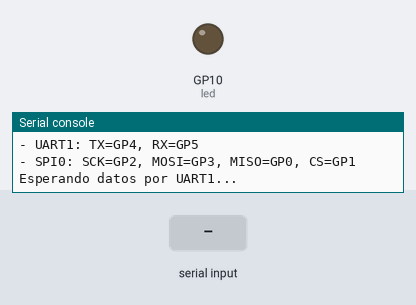
The program below on a simulated Raspberry Pi Pico running MicroPython. On the bench: output pins drawn as LEDs (lit = HIGH), the last lines printed to the serial console. Dashed ring = blinking. The inputs (shaded band) are chosen by the test bench. Files the program writes start out absent; the clock reads 2024-03-15 10:24:30 at power-on unless the program sets it.

Above: at 1.2 s.
1.3 s: "1\n" received over the second serial link
At 1.45 s:
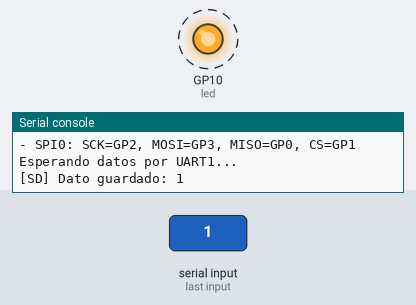
Timing chart, 0 to 4.3 s (numbered marks = the images above; inputs shaded):
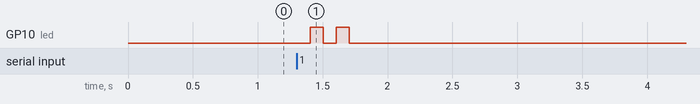

The program:

main.py
```python
from machine import UART, Pin, SPI
import sdcard, os, utime

# Configuración UART1 (TX=GP4, RX=GP5)
uart = UART(1, baudrate=115200, tx=Pin(4), rx=Pin(5))
#Pin(4, Pin.IN, Pin.PULL_UP)  # RX
#Pin(5, Pin.IN, Pin.PULL_UP)  # TX
# Configuración SPI0 con pines personalizados
spi = SPI(0, baudrate=1_000_000, sck=Pin(2), mosi=Pin(3), miso=Pin(0))
sd = sdcard.SDCard(spi, Pin(1))  # CS en GP1
os.mount(sd, '/sd')

# Configuración del LED indicador
led = Pin(10, Pin.OUT)  # LED integrado en la Pico (GP25)
led.off()  # Asegurar que empiece apagado

# Función para guardar datos en la SD con indicación LED
def save_to_sd(data):
    try:
        # Encender LED al iniciar escritura
        led.on()

        with open('/sd/datos.csv', 'a') as f:
            f.write(data + '\n')
        print("[SD] Dato guardado:", data.strip())

        # Parpadear LED para confirmación visual
        for _ in range(2):
            led.off()
            utime.sleep_ms(100)
            led.on()
            utime.sleep_ms(100)

    except Exception as e:
        print("[SD] Error al guardar:", e)
        # LED de error (parpadeo rápido)
        for _ in range(5):
            led.off()
            utime.sleep_ms(100)
            led.on()
            utime.sleep_ms(100)
    finally:
        led.off()  # Asegurar que el LED se apague al final

# Variables para control de tiempo
last_data_time = utime.time()
HEARTBEAT_INTERVAL = 10  # Segundos entre mensajes de "no datos"

print("Iniciando sistema con configuración personalizada:")
print("- UART1: TX=GP4, RX=GP5")
print("- SPI0: SCK=GP2, MOSI=GP3, MISO=GP0, CS=GP1")
print("Esperando datos por UART1...")

while True:
    if uart.any():
        data = uart.read().decode('utf-8').strip()
        save_to_sd(data)
        last_data_time = utime.time()  # Resetear el temporizador
    else:
        # Mensaje si no hay datos después de HEARTBEAT_INTERVAL segundos
        if utime.time() - last_data_time > HEARTBEAT_INTERVAL:
            print("[UART1] No se recibieron datos en los últimos", HEARTBEAT_INTERVAL, "segundos.")
            last_data_time = utime.time()  # Evitar repetición continua del mensaje

    utime.sleep_ms(100)  # Pequeña pausa para evitar sobrecarga
```

Measured:
- after the input at 1.3 s, GP10 (led): alternates HIGH for 0.10 s and LOW for 0.10 s, 4 changes in all, then stays LOW, starting after 0.10 s
